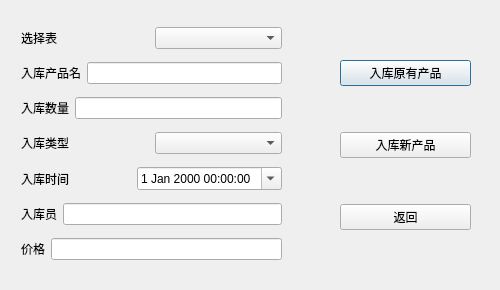
<?xml version="1.0" encoding="UTF-8"?>
<ui version="4.0">
 <class>add_Storage</class>
 <widget class="QDialog" name="add_Storage">
  <property name="geometry">
   <rect>
    <x>0</x>
    <y>0</y>
    <width>500</width>
    <height>290</height>
   </rect>
  </property>
  <property name="windowTitle">
   <string>Dialog</string>
  </property>
  <widget class="QWidget" name="layoutWidget">
   <property name="geometry">
    <rect>
     <x>340</x>
     <y>20</y>
     <width>131</width>
     <height>251</height>
    </rect>
   </property>
   <layout class="QVBoxLayout" name="verticalLayout">
    <item>
     <widget class="QPushButton" name="Storage_oldok">
      <property name="text">
       <string>入库原有产品</string>
      </property>
     </widget>
    </item>
    <item>
     <widget class="QPushButton" name="Storage_newok">
      <property name="maximumSize">
       <size>
        <width>16777215</width>
        <height>16777215</height>
       </size>
      </property>
      <property name="text">
       <string>入库新产品</string>
      </property>
     </widget>
    </item>
    <item>
     <widget class="QPushButton" name="Storage_exit">
      <property name="text">
       <string>返回</string>
      </property>
     </widget>
    </item>
   </layout>
  </widget>
  <widget class="QWidget" name="layoutWidget">
   <property name="geometry">
    <rect>
     <x>21</x>
     <y>20</y>
     <width>261</width>
     <height>251</height>
    </rect>
   </property>
   <layout class="QVBoxLayout" name="verticalLayout_2">
    <item>
     <layout class="QHBoxLayout" name="horizontalLayout">
      <item>
       <widget class="QLabel" name="label_5">
        <property name="text">
         <string>选择表</string>
        </property>
       </widget>
      </item>
      <item>
       <widget class="QComboBox" name="comboBox"/>
      </item>
     </layout>
    </item>
    <item>
     <layout class="QHBoxLayout" name="horizontalLayout_2">
      <item>
       <widget class="QLabel" name="label">
        <property name="text">
         <string>入库产品名</string>
        </property>
       </widget>
      </item>
      <item>
       <widget class="QLineEdit" name="lineEdit"/>
      </item>
     </layout>
    </item>
    <item>
     <layout class="QHBoxLayout" name="horizontalLayout_3">
      <item>
       <widget class="QLabel" name="label_2">
        <property name="text">
         <string>入库数量</string>
        </property>
       </widget>
      </item>
      <item>
       <widget class="QLineEdit" name="lineEdit_2"/>
      </item>
     </layout>
    </item>
    <item>
     <layout class="QHBoxLayout" name="horizontalLayout_4">
      <item>
       <widget class="QLabel" name="label_3">
        <property name="text">
         <string>入库类型</string>
        </property>
       </widget>
      </item>
      <item>
       <widget class="QComboBox" name="comboBox_2"/>
      </item>
     </layout>
    </item>
    <item>
     <layout class="QHBoxLayout" name="horizontalLayout_5">
      <item>
       <widget class="QLabel" name="label_4">
        <property name="text">
         <string>入库时间</string>
        </property>
       </widget>
      </item>
      <item>
       <widget class="QDateTimeEdit" name="lineEdit_3">
        <property name="dateTime">
         <datetime>
          <hour>0</hour>
          <minute>0</minute>
          <second>0</second>
          <year>2000</year>
          <month>1</month>
          <day>1</day>
         </datetime>
        </property>
        <property name="calendarPopup">
         <bool>true</bool>
        </property>
       </widget>
      </item>
     </layout>
    </item>
    <item>
     <layout class="QHBoxLayout" name="horizontalLayout_6">
      <item>
       <widget class="QLabel" name="label_7">
        <property name="text">
         <string>入库员</string>
        </property>
       </widget>
      </item>
      <item>
       <widget class="QLineEdit" name="lineEdit_5"/>
      </item>
     </layout>
    </item>
    <item>
     <layout class="QHBoxLayout" name="horizontalLayout_7">
      <item>
       <widget class="QLabel" name="label_6">
        <property name="text">
         <string>价格</string>
        </property>
       </widget>
      </item>
      <item>
       <widget class="QLineEdit" name="lineEdit_4"/>
      </item>
     </layout>
    </item>
   </layout>
  </widget>
 </widget>
 <resources/>
 <connections>
    <connection>
        <sender>Storage_newok</sender>
        <signal>clicked()</signal>
        <receiver>add_Storage</receiver>
        <slot>on_Storage_new_ok_clicked()</slot>
        <hints>
            <hint type="sourcelabel">
                <x>10</x>
                <y>10</y>
            </hint>
            <hint type="destinationlabel">
                <x>10</x>
                <y>10</y>
            </hint>
        </hints>
    </connection>
</connections>
</ui>
